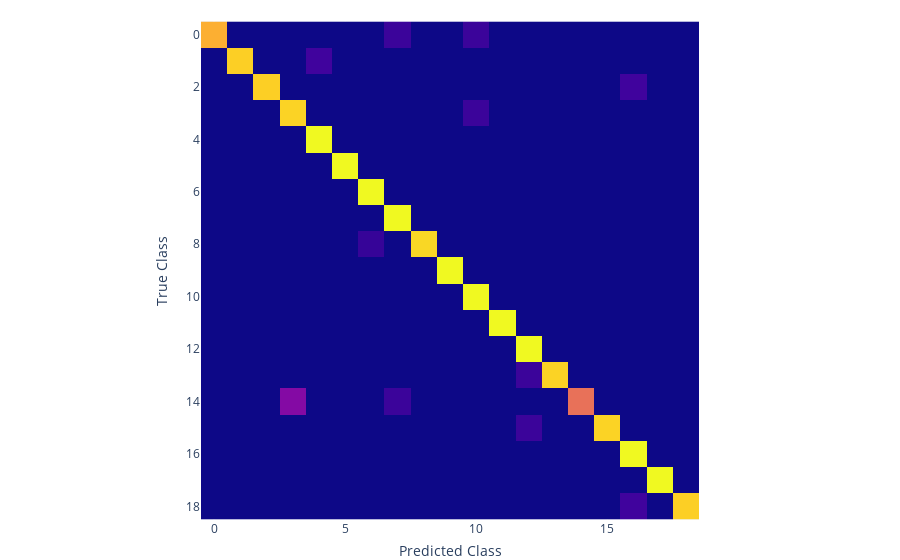

Notebook cell for this chart:
### Markdown cell above
## WHU-RS19

### Code cell
df_whurs19 = pd.read_pickle('/home/miguel/msc-tesis/ssl_satellital/exp_37/results/exp_77/whu_rs19/stats/conf/exp_77_cm_00_04_co-train.pkl')
plot_cm(df_whurs19, "cm_whurs19_cotrain_5.pdf")

### Figure 1 — Plotly figure (JSON) as saved in the notebook; plotly's stock layout.template omitted (floating-point values rounded to 4 significant figures; data arrays with more than 128 entries replaced by an {"elided": "..."} marker saying what was removed)
{"data": [{"coloraxis": "coloraxis", "hovertemplate": "Predicted Class: %{x}<br>True Class: %{y}<br>color: %{z}<extra></extra>", "type": "heatmap", "z": {"elided": "19x19 float values"}}], "layout": {"autosize": true, "coloraxis": {"colorscale": [[0, "#0d0887"], [0.1111, "#46039f"], [0.2222, "#7201a8"], [0.3333, "#9c179e"], [0.4444, "#bd3786"], [0.5556, "#d8576b"], [0.6667, "#ed7953"], [0.7778, "#fb9f3a"], [0.8889, "#fdca26"], [1, "#f0f921"]], "showscale": false}, "margin": {"b": 0, "l": 0, "r": 0, "t": 20}, "xaxis": {"constrain": "domain", "scaleanchor": "y", "title": {"text": "Predicted Class"}}, "yaxis": {"autorange": "reversed", "constrain": "domain", "title": {"text": "True Class"}}}}
